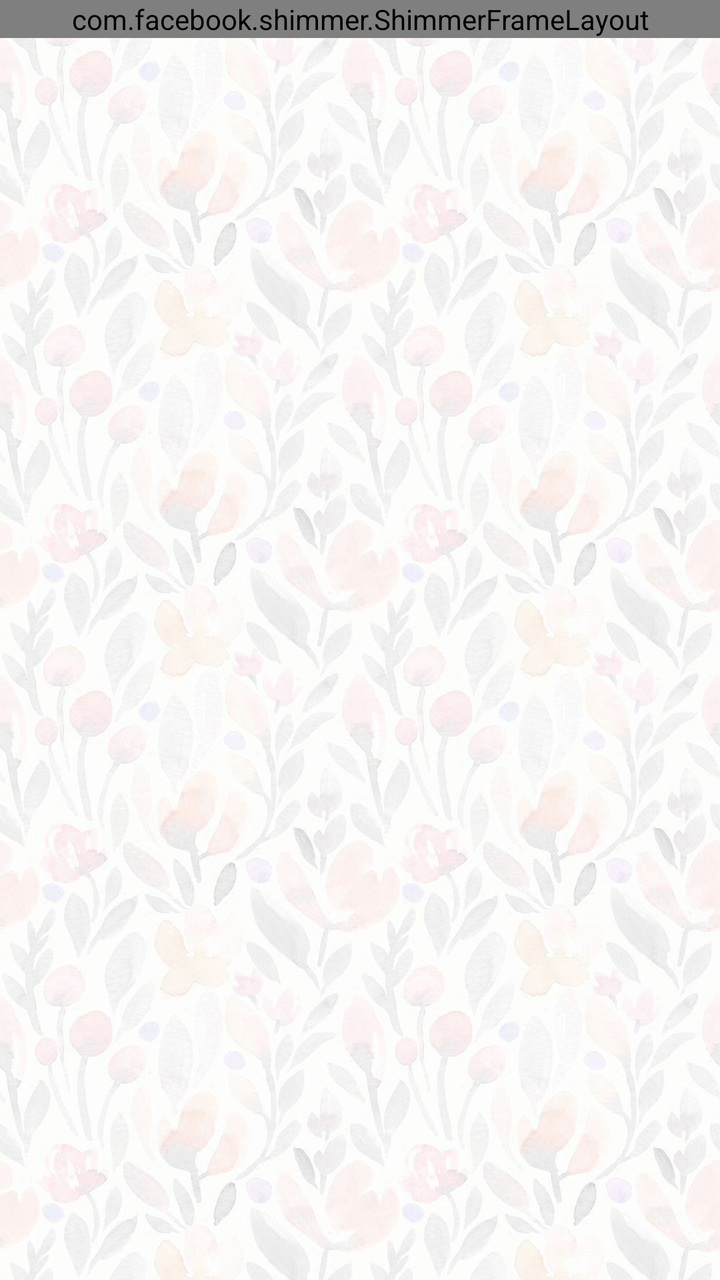
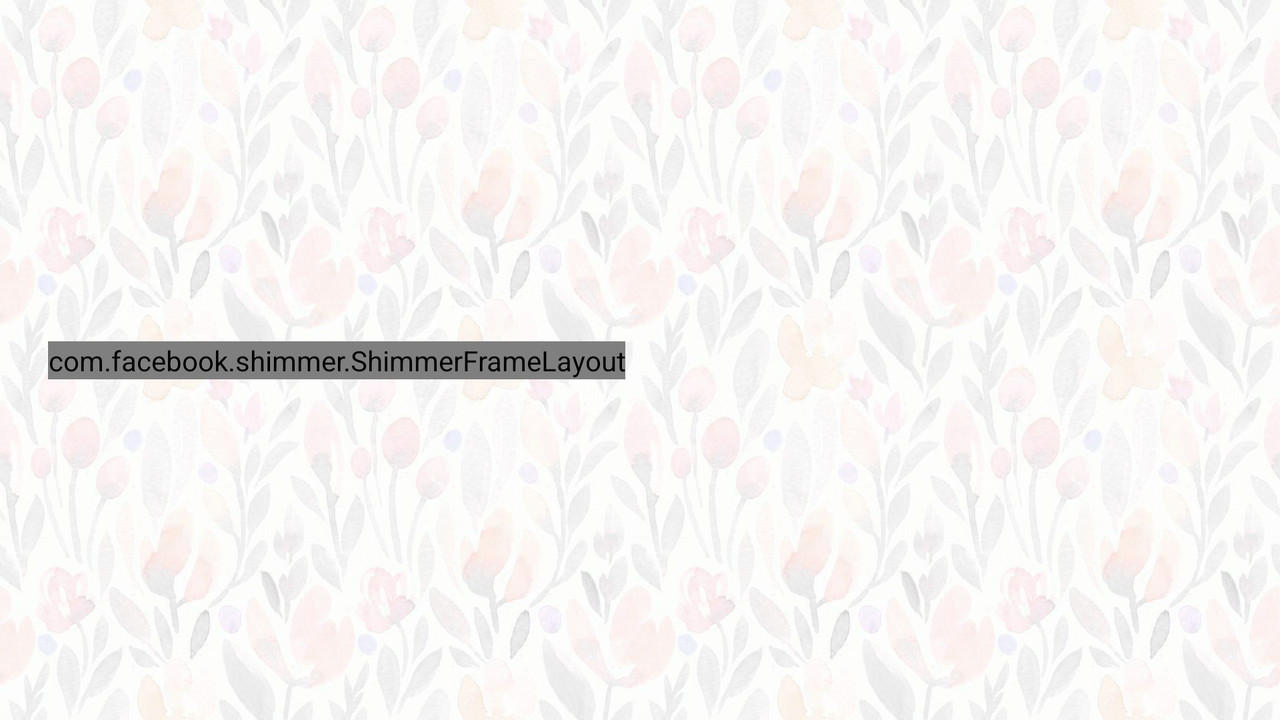

One screen, two layout resources from the same app: the default and the repository's alternative for another configuration. Each is rendered where Android would select it; the XML of both is given below.
<!-- AndroidManifest.xml: application theme AppTheme -->
<!-- res/layout/activity_main.xml -->
<?xml version="1.0" encoding="utf-8"?>
<LinearLayout
    xmlns:android="http://schemas.android.com/apk/res/android"
    xmlns:tools="http://schemas.android.com/tools"

    android:layout_width="match_parent"
    android:layout_height="match_parent"
    android:orientation="vertical"
    android:background="@drawable/bg">

    <com.facebook.shimmer.ShimmerFrameLayout
        android:id="@+id/shimmer_layout"

        android:layout_width="match_parent"
        android:layout_height="wrap_content">

        <include layout="@layout/top" />

    </com.facebook.shimmer.ShimmerFrameLayout>

    <android.support.v7.widget.RecyclerView
        android:id="@+id/daily_weather_list"

        android:layout_width="match_parent"
        android:layout_height="match_parent"

        android:layout_marginBottom="24dp"
        android:layout_marginTop="24dp"

        tools:listitem="@layout/item" />

</LinearLayout>
<!-- res/layout/top.xml (included above) -->
<?xml version="1.0" encoding="utf-8"?>
<android.support.constraint.ConstraintLayout
    xmlns:android="http://schemas.android.com/apk/res/android"
    xmlns:app="http://schemas.android.com/apk/res-auto"
    xmlns:tools="http://schemas.android.com/tools"

    android:layout_width="match_parent"
    android:layout_height="wrap_content">

    <TextView
        android:id="@+id/city"

        android:layout_width="wrap_content"
        android:layout_height="wrap_content"

        android:layout_marginTop="@dimen/medium_padding"
        android:fontFamily="@font/stylish"
        android:textColor="@color/colorBlack"
        android:textSize="36sp"

        app:layout_constraintEnd_toEndOf="parent"
        app:layout_constraintStart_toStartOf="parent"
        app:layout_constraintTop_toTopOf="parent"

        tools:text="City" />

    <TextView
        android:id="@+id/temp"

        android:layout_width="wrap_content"
        android:layout_height="wrap_content"

        android:layout_marginEnd="24dp"

        android:fontFamily="@font/stylish"
        android:textColor="@color/colorBlack"
        android:textSize="56sp"
        android:textStyle="bold"

        app:layout_constraintBottom_toBottomOf="@+id/icon"
        app:layout_constraintEnd_toStartOf="@+id/icon"
        app:layout_constraintHorizontal_chainStyle="packed"
        app:layout_constraintStart_toStartOf="parent"
        app:layout_constraintTop_toTopOf="@+id/icon"
        app:layout_constraintVertical_bias="0.44"

        tools:text="25°" />

    <ImageView
        android:id="@+id/icon"

        android:layout_width="wrap_content"
        android:layout_height="wrap_content"

        android:layout_marginTop="16dp"

        app:layout_constraintEnd_toEndOf="parent"
        app:layout_constraintStart_toEndOf="@+id/temp"
        app:layout_constraintTop_toBottomOf="@+id/city"

        tools:src="@drawable/ic_cloud" />

    <TextView
        android:id="@+id/conditions"

        android:layout_width="wrap_content"
        android:layout_height="wrap_content"

        android:layout_marginTop="16dp"

        android:fontFamily="@font/stylish"
        android:textSize="24sp"

        app:layout_constraintEnd_toEndOf="parent"
        app:layout_constraintStart_toStartOf="parent"
        app:layout_constraintTop_toBottomOf="@+id/icon"

        tools:text="Rainbows!" />

</android.support.constraint.ConstraintLayout>
<!-- res/layout/item.xml (included above) -->
<?xml version="1.0" encoding="utf-8"?>
<android.support.constraint.ConstraintLayout xmlns:android="http://schemas.android.com/apk/res/android"
    xmlns:app="http://schemas.android.com/apk/res-auto"
    xmlns:tools="http://schemas.android.com/tools"

    android:layout_width="match_parent"
    android:layout_height="wrap_content"
    android:layout_marginLeft="30dp"
    android:layout_marginRight="30dp"
    android:layout_marginTop="20dp"
    android:background="@drawable/item_selector"
    android:elevation="2dp"
    android:padding="8dp">

    <TextView
        android:id="@+id/forecast_date"
        android:layout_width="wrap_content"
        android:layout_height="wrap_content"
        android:layout_marginStart="8dp"

        android:fontFamily="@font/stylish"
        android:textColor="@color/colorBlack"
        android:textSize="24sp"
        android:typeface="normal"

        app:layout_constraintBottom_toBottomOf="parent"
        app:layout_constraintStart_toStartOf="parent"
        app:layout_constraintTop_toTopOf="parent"

        tools:text="Today" />

    <ImageView
        android:id="@+id/forecast_icon"
        android:layout_width="wrap_content"
        android:layout_height="0dp"

        android:layout_marginEnd="8dp"

        android:adjustViewBounds="true"
        android:contentDescription="@string/image_representing_the_weather"
        app:layout_constraintBottom_toBottomOf="@+id/forecast_day_temp"
        app:layout_constraintEnd_toStartOf="@+id/forecast_day_temp"
        app:layout_constraintHorizontal_weight="10"
        app:layout_constraintTop_toTopOf="@+id/forecast_day_temp"
        tools:src="@drawable/ic_cloud" />

    <TextView
        android:id="@+id/forecast_day_temp"
        android:layout_width="40dp"
        android:layout_height="wrap_content"
        android:layout_alignParentEnd="true"
        android:gravity="end"

        android:layout_marginEnd="8dp"
        android:layout_toStartOf="@+id/forecast_night_temp"

        android:fontFamily="@font/stylish"
        android:textColor="@color/colorBlack"
        android:textSize="24sp"
        app:layout_constraintBaseline_toBaselineOf="@+id/forecast_date"
        app:layout_constraintEnd_toStartOf="@+id/forecast_night_temp"
        app:layout_constraintHorizontal_weight="10"
        tools:text="+12" />

    <TextView
        android:id="@+id/forecast_night_temp"
        android:layout_width="40dp"
        android:layout_height="wrap_content"
        android:layout_alignParentEnd="true"
        android:gravity="end"

        android:layout_marginEnd="8dp"

        android:fontFamily="@font/stylish"
        android:textColor="@color/colorAccent"
        android:textSize="22sp"
        app:layout_constraintBaseline_toBaselineOf="@+id/forecast_day_temp"
        app:layout_constraintEnd_toEndOf="parent"
        app:layout_constraintHorizontal_weight="10"
        tools:text="+7" />

</android.support.constraint.ConstraintLayout>
<!-- resources referenced by this layout -->
<resources>
  <color name="colorAccent">#7d8288</color>
  <color name="colorBlack">#000000</color>
  <!-- drawable bg: jpg bitmap (drawable, 273073 bytes) -->
  <!-- drawable ic_cloud: vector/xml drawable (drawable, 2697 chars, omitted) -->
  <!-- drawable item_selector (drawable) -->
  <?xml version="1.0" encoding="utf-8"?>
  <selector xmlns:android="http://schemas.android.com/apk/res/android">
  
      <item android:drawable="@color/colorLightGrey" android:state_pressed="true" />
      <item android:drawable="@color/colorLightGrey" android:state_activated="true" />
      <item android:drawable="@color/colorLightGrey" android:state_selected="true" />
  
      <item android:drawable="@color/colorPrimary" />
  
  </selector>
  <string name="image_representing_the_weather">Image representing the weather</string>
  <style name="AppTheme" parent="Theme.AppCompat.Light.DarkActionBar">
          
          <item name="colorPrimary">@color/colorPrimary</item>
          <item name="colorPrimaryDark">@color/colorPrimaryDark</item>
          <item name="colorAccent">@color/colorAccent</item>
  
          <item name="preferenceTheme">@style/PreferenceThemeOverlay</item>
      </style>
  <color name="colorLightGrey">#f0f1f3</color>
  <color name="colorPrimary">#e0d4d4</color>
  <color name="colorPrimaryDark">#000000</color>
</resources>
<!-- res/layout-land/activity_main.xml (the repository's variant of the layout above) -->
<!-- drawn on the phone turned sideways -->
<?xml version="1.0" encoding="utf-8"?>
<android.support.constraint.ConstraintLayout xmlns:android="http://schemas.android.com/apk/res/android"
    xmlns:app="http://schemas.android.com/apk/res-auto"
    xmlns:tools="http://schemas.android.com/tools"

    android:layout_width="match_parent"
    android:layout_height="match_parent"
    android:background="@drawable/bg_land"
    android:orientation="vertical">

    <com.facebook.shimmer.ShimmerFrameLayout
        android:id="@+id/shimmer_layout"
        android:layout_width="wrap_content"
        android:layout_height="wrap_content"
        android:layout_marginStart="24dp"
        app:layout_constraintBottom_toBottomOf="parent"
        app:layout_constraintStart_toStartOf="parent"
        app:layout_constraintTop_toTopOf="parent">

        <include layout="@layout/top" />

    </com.facebook.shimmer.ShimmerFrameLayout>

    <android.support.v7.widget.RecyclerView
        android:id="@+id/daily_weather_list"
        android:layout_width="0dp"
        android:layout_height="match_parent"
        android:layout_alignParentBottom="true"
        android:layout_below="@id/shimmer_layout"

        app:layout_constraintEnd_toEndOf="parent"
        app:layout_constraintHorizontal_bias="0.0"
        app:layout_constraintStart_toEndOf="@+id/shimmer_layout"
        app:layout_constraintTop_toTopOf="parent"
        tools:listitem="@layout/item" />

</android.support.constraint.ConstraintLayout>
<!-- resources referenced by the variant -->
<!-- as the phone turned sideways resolves them -->
<resources>
  <color name="colorAccent">#7d8288</color>
  <color name="colorBlack">#000000</color>
  <!-- drawable bg_land: jpg bitmap (drawable, 278944 bytes) -->
  <!-- drawable ic_cloud: vector/xml drawable (drawable, 2697 chars, omitted) -->
  <!-- drawable item_selector (drawable) -->
  <?xml version="1.0" encoding="utf-8"?>
  <selector xmlns:android="http://schemas.android.com/apk/res/android">
  
      <item android:drawable="@color/colorLightGrey" android:state_pressed="true" />
      <item android:drawable="@color/colorLightGrey" android:state_activated="true" />
      <item android:drawable="@color/colorLightGrey" android:state_selected="true" />
  
      <item android:drawable="@color/colorPrimary" />
  
  </selector>
  <string name="image_representing_the_weather">Image representing the weather</string>
  <style name="AppTheme" parent="Theme.AppCompat.Light.DarkActionBar">
          
          <item name="colorPrimary">@color/colorPrimary</item>
          <item name="colorPrimaryDark">@color/colorPrimaryDark</item>
          <item name="colorAccent">@color/colorAccent</item>
  
          <item name="preferenceTheme">@style/PreferenceThemeOverlay</item>
      </style>
  <color name="colorLightGrey">#f0f1f3</color>
  <color name="colorPrimary">#e0d4d4</color>
  <color name="colorPrimaryDark">#000000</color>
</resources>
